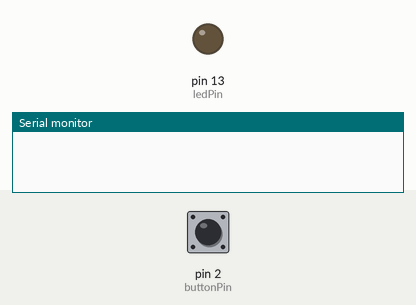
This sketch was run on a simulated Arduino Uno, built with avr-gcc and run on an emulated ATmega328P. Parts: output pins drawn as LEDs (lit = HIGH), the last lines printed to the serial monitor. The inputs (shaded band) are chosen by the test bench; at power-on: pin 2 (buttonPin) HIGH.

Above: at 1.2 s.
1.3 s: pin 2 (buttonPin) pulled LOW for 0.15 s
At 1.9 s:
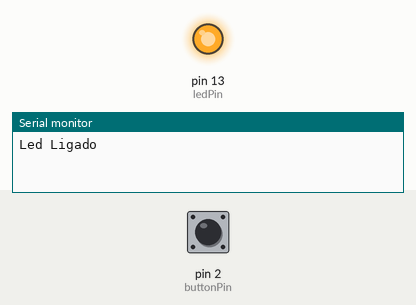
2.9 s: pin 2 (buttonPin) pulled LOW for 1 s
At 4.3 s:
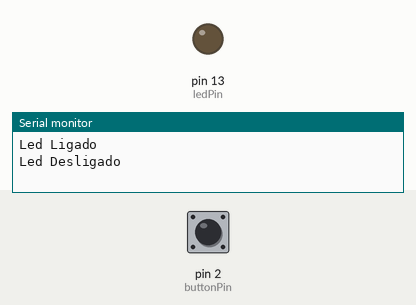
5.4 s: pin 2 (buttonPin) pulled LOW for 3.2 s
At 6.2 s:
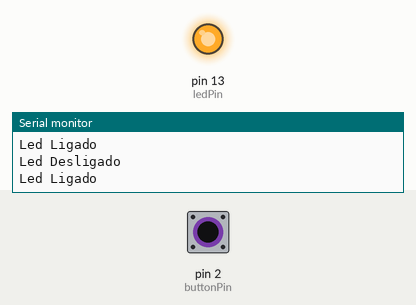
Timing chart, 0 to 8.4 s (numbered marks = the images above; inputs shaded):
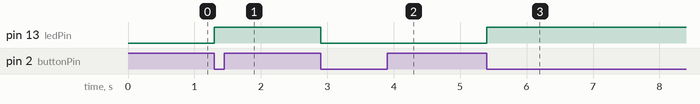

Measured:
- after the input at 1.3 s, pin 13 (ledPin): LOW → HIGH at once
- after the input at 2.9 s, pin 13 (ledPin): HIGH → LOW at once
- after the input at 5.4 s, pin 13 (ledPin): LOW → HIGH at once

The sketch:

ButtonOn_Off.ino
```cpp
// Definição dos pinos
const int buttonPin = 2; // Pino do botão
const int ledPin = 13;   // Pino do LED

// Variáveis de estado
bool ledState = false;   // Estado inicial do LED
bool lastButtonState = HIGH; // Estado anterior do botão
bool buttonState;        // Estado atual do botão

void setup() {
  Serial.begin(9600);
  // Configura o pino do botão como entrada
  pinMode(buttonPin, INPUT);
  // Configura o pino do LED como saída
  pinMode(ledPin, OUTPUT);
}

void loop() {
  // Lê o estado atual do botão
  buttonState = digitalRead(buttonPin);

  // Verifica se o botão foi pressionado
  if (buttonState == LOW && lastButtonState == HIGH) {
    // Inverte o estado do LED
    ledState = !ledState;
    // Atualiza o estado do LED caso ledState seja verdadeio ou falso usando o
    // operador condicional ternário (variavel/função que retorne true ou false ? HIGH : FALSE)  para determinar o valor a ser escrito no pino do LED
    digitalWrite(ledPin, ledState ? HIGH : LOW);
    ledState ? Funcao1() : Funcao2();
  }

  // Salva o estado atual do botão para a próxima iteração
  lastButtonState = buttonState;
}

void Funcao1()
{
  //Codigo que executa a função 1
  Serial.println("Led Ligado");
}

void Funcao2()
{
  //Codigo que executa a função 2
  Serial.println("Led Desligado");
}
```
